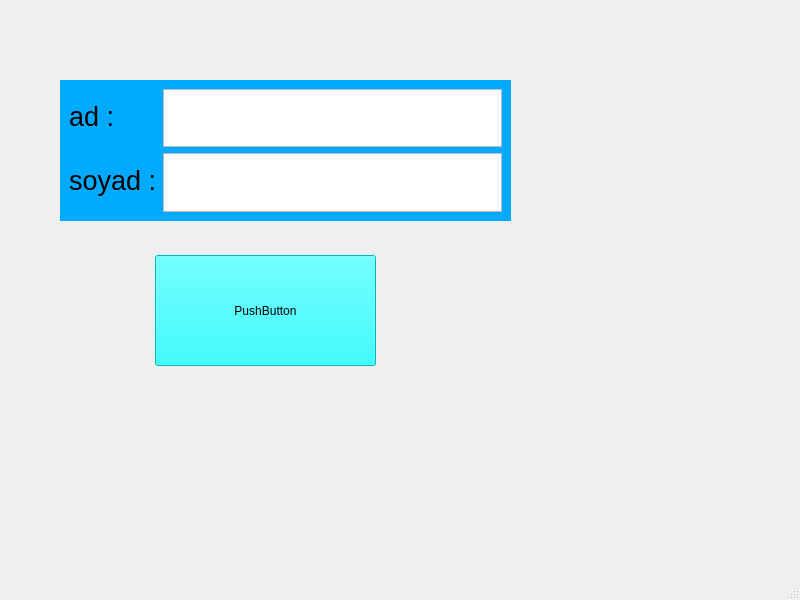
<?xml version="1.0" encoding="UTF-8"?>
<ui version="4.0">
 <class>MainWindow</class>
 <widget class="QMainWindow" name="MainWindow">
  <property name="geometry">
   <rect>
    <x>0</x>
    <y>0</y>
    <width>800</width>
    <height>600</height>
   </rect>
  </property>
  <property name="windowTitle">
   <string>MainWindow</string>
  </property>
  <property name="windowIcon">
   <iconset>
    <normaloff>../../../../../../Downloads/check.png</normaloff>../../../../../../Downloads/check.png</iconset>
  </property>
  <property name="styleSheet">
   <string notr="true"/>
  </property>
  <widget class="QWidget" name="centralwidget">
   <property name="styleSheet">
    <string notr="true">#centralwidget{
background-image: url(:/icon/degrade1.png);
}</string>
   </property>
   <widget class="QPushButton" name="pushButton">
    <property name="geometry">
     <rect>
      <x>150</x>
      <y>250</y>
      <width>231</width>
      <height>121</height>
     </rect>
    </property>
    <property name="styleSheet">
     <string notr="true">font: 25pt &quot;MS Shell Dlg 2&quot;;
Background-color: rgb(0, 255, 255);
margin:5px;
padding:5px;
</string>
    </property>
    <property name="text">
     <string>PushButton</string>
    </property>
    <property name="icon">
     <iconset>
      <normaloff>../../../../../../Downloads/check.png</normaloff>../../../../../../Downloads/check.png</iconset>
    </property>
   </widget>
   <widget class="QFrame" name="formFrame">
    <property name="geometry">
     <rect>
      <x>60</x>
      <y>80</y>
      <width>451</width>
      <height>141</height>
     </rect>
    </property>
    <property name="styleSheet">
     <string notr="true">#formFrame {
	background-color: rgb(0, 170, 255);
font: 35pt &quot;MS Shell Dlg 2&quot;;
}</string>
    </property>
    <layout class="QFormLayout" name="formLayout">
     <property name="formAlignment">
      <set>Qt::AlignRight|Qt::AlignTrailing|Qt::AlignVCenter</set>
     </property>
     <item row="3" column="0">
      <widget class="QLabel" name="label_2">
       <property name="font">
        <font>
         <pointsize>20</pointsize>
        </font>
       </property>
       <property name="text">
        <string>soyad :</string>
       </property>
      </widget>
     </item>
     <item row="0" column="0">
      <widget class="QLabel" name="label">
       <property name="font">
        <font>
         <pointsize>20</pointsize>
        </font>
       </property>
       <property name="text">
        <string>ad :</string>
       </property>
      </widget>
     </item>
     <item row="3" column="1">
      <widget class="QPlainTextEdit" name="plainTextEdit_2"/>
     </item>
     <item row="0" column="1">
      <widget class="QPlainTextEdit" name="plainTextEdit"/>
     </item>
    </layout>
   </widget>
  </widget>
  <widget class="QMenuBar" name="menubar">
   <property name="geometry">
    <rect>
     <x>0</x>
     <y>0</y>
     <width>800</width>
     <height>21</height>
    </rect>
   </property>
  </widget>
  <widget class="QStatusBar" name="statusbar"/>
 </widget>
 <resources>
  <include location="icons.qrc"/>
 </resources>
 <connections/>
</ui>
